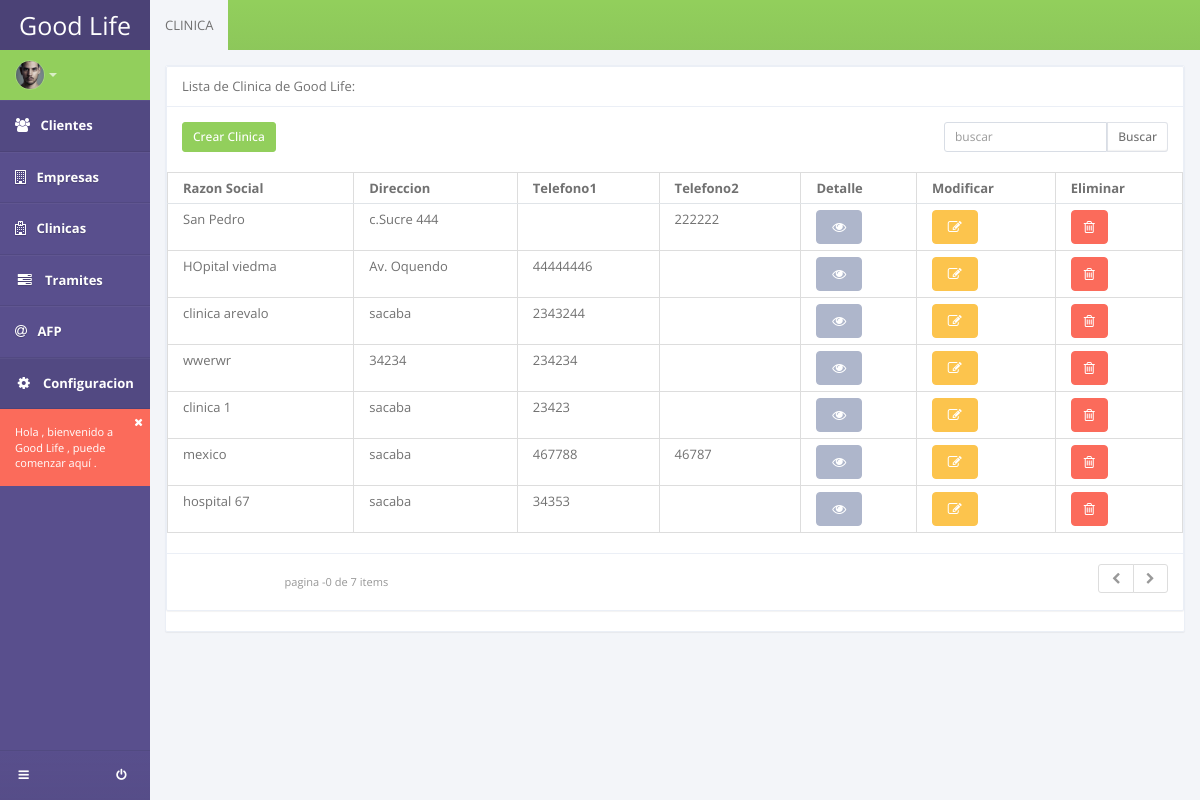
/listar_clinica/, run on an earlier commit of the app's database.
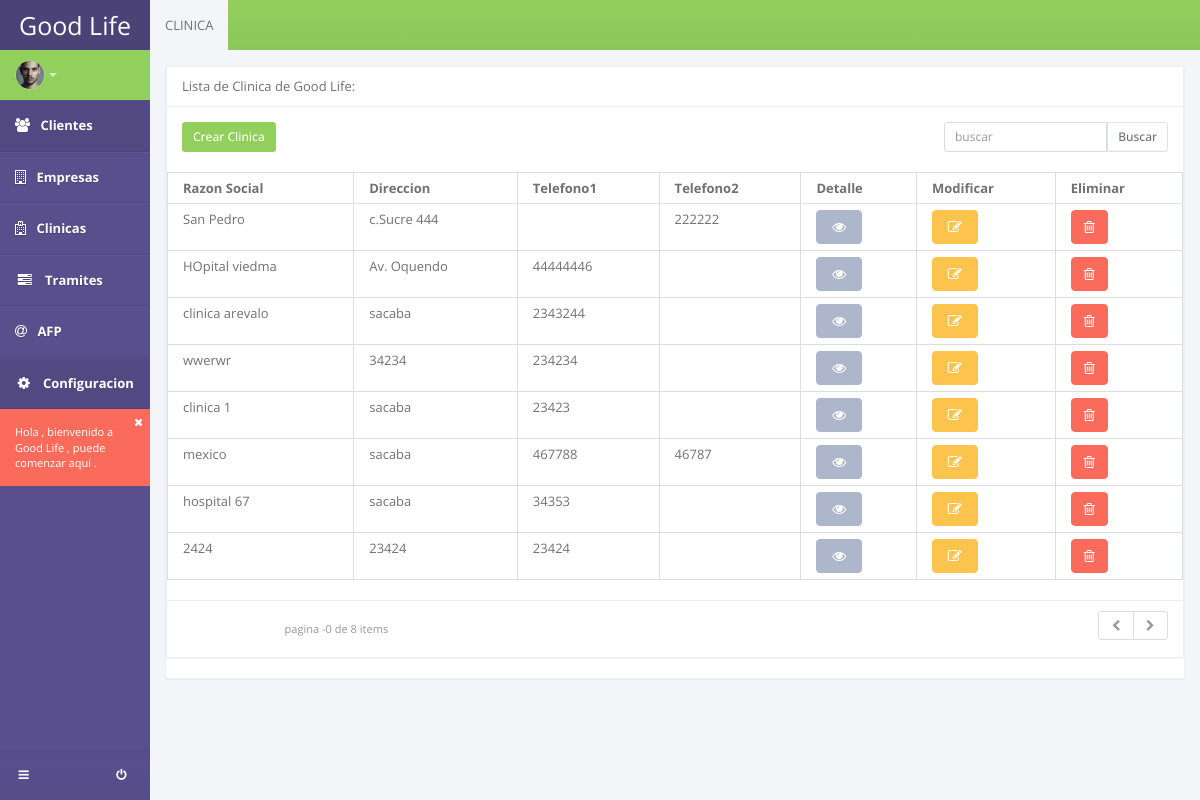
And on a later commit of the database.
### apps/clinicas/models.py (models this page shows, shortened)
class Clinica(models.Model):
	razon_social = models.CharField(max_length=150)
	direccion = models.CharField(max_length=150)
	telefono1 = models.CharField(max_length=20, blank=True)
	telefono2 = models.CharField(max_length=20, blank=True)

### apps/clinicas/views.py (the view)
# urls.py: url(r'^listar_clinica/$', ClinicaList.as_view(), name='listar_clinica'),
class ClinicaList(ListView):
	template_name = "clinicas/lista_clinicas.html"
	model = Clinica

### templates/clinicas/lista_clinicas.html (shortened to what this page needs)
{% extends 'base_sistema.html' %}
{% block content %}
<section id="content">
	<section class="vbox">
		<header class="header bg-success bg-gradient">
			<ul class="nav nav-tabs">
				<li class="active"><a href="#static" data-toggle="tab">CLINICA</a></li>
			</ul>
		</header>
		<section class="scrollable wrapper">
			<div class="tab-content">
				<div class="panel panel-default">
					<section class="panel">
						<header class="panel-heading"> Lista de Clinica de Good Life: </header>
						<div class="row text-sm wrapper">
							<div class="col-sm-5 m-b-xs">
								<a class="btn btn-sm btn-success" href="/registrar_clinica/">Crear Clinica</a>
							</div>
							<div class="col-sm-4 m-b-xs">
							</div>
							<div class="col-sm-3">
								<form method="get">
									<div class="input-group">
									<input type="text" class="input-sm form-control" placeholder="buscar" name="q"> <span class="input-group-btn"> <button class="btn btn-sm btn-white" type="submit">Buscar</button> </span> </div>
								</form>
							</div>
						</div>
						<div class="table-responsive">
							<table summary="This table shows how to create responsive tables using Bootstrap's default functionality" class="table table-bordered table-hover">
								<thead>
									<tr>
										<th>Razon Social</th>
										<th>Direccion</th>
										<th>Telefono1</th>
										<th>Telefono2</th>
										<th>Detalle</th>
										<th>Modificar</th>
										<th>Eliminar</th>
									</tr>
								</thead>
								<tbody>
									{% for object in object_list %}
									<tr>
										<td>{{object.razon_social}}</td>
										<td>{{object.direccion}}</td>
										<td>{{object.telefono1}}</td>
										<td>{{object.telefono2}}</td>
										<td>
											<a class="btn btn-default" href="/detail_clinica/{{object.id}}"><i class="icon-eye-open text"></i></a>
										</td>
										<td>
											<a class="btn btn-warning" href="/update_clinica/{{object.id}}"><i class="icon-edit text"></i></a>
										</td>
										<td>
											<a class="btn btn-danger" href="#" data-toggle="modal" data-target="#modalDel{{object.id}}"><i class="fa fa-trash-o text"></i></a>
										</td>
									</tr>
									{% endfor %}
								</tbody>
							</table>
						</div>
						{% include "_pagination.html" %}
				</section>
			</div>
		</section>
	</section>
</section>
{% endblock content %}

What changed in the data, as far as the page shows it:
added Clinica: razon_social "2424", direccion "23424", telefono1 "23424"
Also different on the page:
{{ object_list.count }}: "7" → "8"
